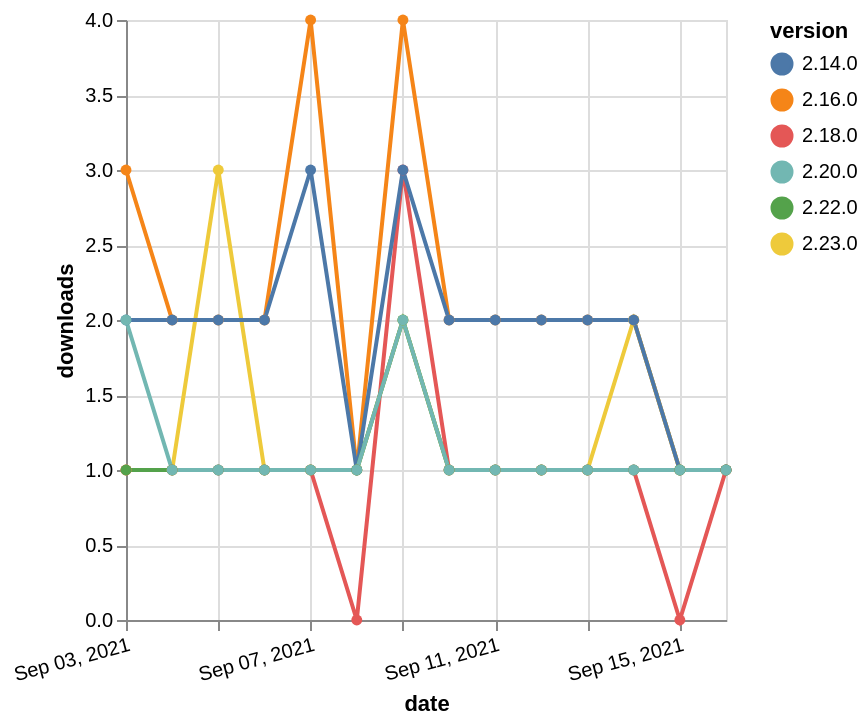

The Vega-Lite source for this figure:
### Vega-Lite specification from a JSON file in a GitHub repository (floating-point values rounded to 4 significant figures)
{"$schema": "https://vega.github.io/schema/vega-lite/v5.json", "description": "A simple bar chart with embedded data.", "data": {"values": [{"date": "2021-09-03", "total": 2595, "delta": 3, "version": "2.16.0"}, {"date": "2021-09-04", "total": 2597, "delta": 2, "version": "2.16.0"}, {"date": "2021-09-05", "total": 2599, "delta": 2, "version": "2.16.0"}, {"date": "2021-09-06", "total": 2601, "delta": 2, "version": "2.16.0"}, {"date": "2021-09-07", "total": 2605, "delta": 4, "version": "2.16.0"}, {"date": "2021-09-08", "total": 2606, "delta": 1, "version": "2.16.0"}, {"date": "2021-09-09", "total": 2610, "delta": 4, "version": "2.16.0"}, {"date": "2021-09-10", "total": 2612, "delta": 2, "version": "2.16.0"}, {"date": "2021-09-11", "total": 2614, "delta": 2, "version": "2.16.0"}, {"date": "2021-09-12", "total": 2616, "delta": 2, "version": "2.16.0"}, {"date": "2021-09-13", "total": 2618, "delta": 2, "version": "2.16.0"}, {"date": "2021-09-14", "total": 2620, "delta": 2, "version": "2.16.0"}, {"date": "2021-09-15", "total": 2621, "delta": 1, "version": "2.16.0"}, {"date": "2021-09-16", "total": 2622, "delta": 1, "version": "2.16.0"}, {"date": "2021-09-03", "total": 173, "delta": 1, "version": "2.23.0"}, {"date": "2021-09-04", "total": 174, "delta": 1, "version": "2.23.0"}, {"date": "2021-09-05", "total": 177, "delta": 3, "version": "2.23.0"}, {"date": "2021-09-06", "total": 178, "delta": 1, "version": "2.23.0"}, {"date": "2021-09-07", "total": 179, "delta": 1, "version": "2.23.0"}, {"date": "2021-09-08", "total": 180, "delta": 1, "version": "2.23.0"}, {"date": "2021-09-09", "total": 182, "delta": 2, "version": "2.23.0"}, {"date": "2021-09-10", "total": 183, "delta": 1, "version": "2.23.0"}, {"date": "2021-09-11", "total": 184, "delta": 1, "version": "2.23.0"}, {"date": "2021-09-12", "total": 185, "delta": 1, "version": "2.23.0"}, {"date": "2021-09-13", "total": 186, "delta": 1, "version": "2.23.0"}, {"date": "2021-09-14", "total": 188, "delta": 2, "version": "2.23.0"}, {"date": "2021-09-15", "total": 189, "delta": 1, "version": "2.23.0"}, {"date": "2021-09-16", "total": 190, "delta": 1, "version": "2.23.0"}, {"date": "2021-09-03", "total": 401, "delta": 1, "version": "2.18.0"}, {"date": "2021-09-04", "total": 402, "delta": 1, "version": "2.18.0"}, {"date": "2021-09-05", "total": 403, "delta": 1, "version": "2.18.0"}, {"date": "2021-09-06", "total": 404, "delta": 1, "version": "2.18.0"}, {"date": "2021-09-07", "total": 405, "delta": 1, "version": "2.18.0"}, {"date": "2021-09-08", "total": 405, "delta": 0, "version": "2.18.0"}, {"date": "2021-09-09", "total": 408, "delta": 3, "version": "2.18.0"}, {"date": "2021-09-10", "total": 409, "delta": 1, "version": "2.18.0"}, {"date": "2021-09-11", "total": 410, "delta": 1, "version": "2.18.0"}, {"date": "2021-09-12", "total": 411, "delta": 1, "version": "2.18.0"}, {"date": "2021-09-13", "total": 412, "delta": 1, "version": "2.18.0"}, {"date": "2021-09-14", "total": 413, "delta": 1, "version": "2.18.0"}, {"date": "2021-09-15", "total": 413, "delta": 0, "version": "2.18.0"}, {"date": "2021-09-16", "total": 414, "delta": 1, "version": "2.18.0"}, {"date": "2021-09-03", "total": 2382, "delta": 2, "version": "2.14.0"}, {"date": "2021-09-04", "total": 2384, "delta": 2, "version": "2.14.0"}, {"date": "2021-09-05", "total": 2386, "delta": 2, "version": "2.14.0"}, {"date": "2021-09-06", "total": 2388, "delta": 2, "version": "2.14.0"}, {"date": "2021-09-07", "total": 2391, "delta": 3, "version": "2.14.0"}, {"date": "2021-09-08", "total": 2392, "delta": 1, "version": "2.14.0"}, {"date": "2021-09-09", "total": 2395, "delta": 3, "version": "2.14.0"}, {"date": "2021-09-10", "total": 2397, "delta": 2, "version": "2.14.0"}, {"date": "2021-09-11", "total": 2399, "delta": 2, "version": "2.14.0"}, {"date": "2021-09-12", "total": 2401, "delta": 2, "version": "2.14.0"}, {"date": "2021-09-13", "total": 2403, "delta": 2, "version": "2.14.0"}, {"date": "2021-09-14", "total": 2405, "delta": 2, "version": "2.14.0"}, {"date": "2021-09-15", "total": 2406, "delta": 1, "version": "2.14.0"}, {"date": "2021-09-16", "total": 2407, "delta": 1, "version": "2.14.0"}, {"date": "2021-09-03", "total": 190, "delta": 1, "version": "2.22.0"}, {"date": "2021-09-04", "total": 191, "delta": 1, "version": "2.22.0"}, {"date": "2021-09-05", "total": 192, "delta": 1, "version": "2.22.0"}, {"date": "2021-09-06", "total": 193, "delta": 1, "version": "2.22.0"}, {"date": "2021-09-07", "total": 194, "delta": 1, "version": "2.22.0"}, {"date": "2021-09-08", "total": 195, "delta": 1, "version": "2.22.0"}, {"date": "2021-09-09", "total": 197, "delta": 2, "version": "2.22.0"}, {"date": "2021-09-10", "total": 198, "delta": 1, "version": "2.22.0"}, {"date": "2021-09-11", "total": 199, "delta": 1, "version": "2.22.0"}, {"date": "2021-09-12", "total": 200, "delta": 1, "version": "2.22.0"}, {"date": "2021-09-13", "total": 201, "delta": 1, "version": "2.22.0"}, {"date": "2021-09-14", "total": 202, "delta": 1, "version": "2.22.0"}, {"date": "2021-09-15", "total": 203, "delta": 1, "version": "2.22.0"}, {"date": "2021-09-16", "total": 204, "delta": 1, "version": "2.22.0"}, {"date": "2021-09-03", "total": 211, "delta": 2, "version": "2.20.0"}, {"date": "2021-09-04", "total": 212, "delta": 1, "version": "2.20.0"}, {"date": "2021-09-05", "total": 213, "delta": 1, "version": "2.20.0"}, {"date": "2021-09-06", "total": 214, "delta": 1, "version": "2.20.0"}, {"date": "2021-09-07", "total": 215, "delta": 1, "version": "2.20.0"}, {"date": "2021-09-08", "total": 216, "delta": 1, "version": "2.20.0"}, {"date": "2021-09-09", "total": 218, "delta": 2, "version": "2.20.0"}, {"date": "2021-09-10", "total": 219, "delta": 1, "version": "2.20.0"}, {"date": "2021-09-11", "total": 220, "delta": 1, "version": "2.20.0"}, {"date": "2021-09-12", "total": 221, "delta": 1, "version": "2.20.0"}, {"date": "2021-09-13", "total": 222, "delta": 1, "version": "2.20.0"}, {"date": "2021-09-14", "total": 223, "delta": 1, "version": "2.20.0"}, {"date": "2021-09-15", "total": 224, "delta": 1, "version": "2.20.0"}, {"date": "2021-09-16", "total": 225, "delta": 1, "version": "2.20.0"}]}, "width": "container", "mark": {"type": "line", "point": {"filled": true}}, "encoding": {"x": {"field": "date", "type": "temporal", "timeUnit": "yearmonthdate", "title": "date", "axis": {"labelAngle": -15}}, "y": {"field": "delta", "type": "quantitative", "title": "downloads"}, "color": {"field": "version", "type": "nominal"}, "tooltip": {"field": "delta"}}}
